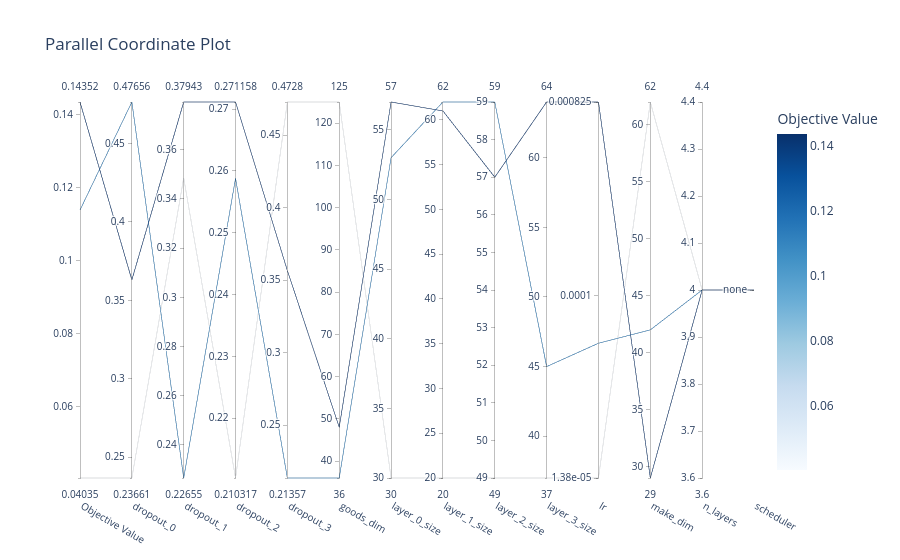

Source (notebook cell):
### Code cell
plot_parallel_coordinate(study)

### Figure 1 — Plotly figure (JSON) as saved in the notebook; plotly's stock layout.template omitted (floating-point values rounded to 4 significant figures)
{"data": [{"dimensions": [{"label": "Objective Value", "range": [0.04035, 0.1435], "values": [0.04035, 0.1139, 0.1435]}, {"label": "dropout_0", "range": [0.2366, 0.4766], "values": [0.2366, 0.4766, 0.363]}, {"label": "dropout_1", "range": [0.2265, 0.3794], "values": [0.3486, 0.2265, 0.3794]}, {"label": "dropout_2", "range": [0.2103, 0.2712], "values": [0.2103, 0.2588, 0.2712]}, {"label": "dropout_3", "range": [0.2136, 0.4728], "values": [0.4728, 0.2136, 0.3565]}, {"label": "goods_dim", "range": [36, 125], "values": [125, 36, 48]}, {"label": "layer_0_size", "range": [30, 57], "values": [30, 53, 57]}, {"label": "layer_1_size", "range": [20, 62], "values": [20, 62, 61]}, {"label": "layer_2_size", "range": [49, 59], "values": [49, 59, 57]}, {"label": "layer_3_size", "range": [37, 64], "values": [37, 45, 64]}, {"label": "lr", "range": [-4.861, -3.083], "ticktext": ["1.38e-05", "0.0001", "0.000825"], "tickvals": [-4.861, -4, -3.083], "values": [-4.861, -4.224, -3.083]}, {"label": "make_dim", "range": [29, 62], "values": [62, 42, 29]}, {"label": "n_layers", "range": [4, 4], "values": [4, 4, 4]}, {"label": "scheduler", "range": [0, 0], "ticktext": ["none"], "tickvals": [0], "values": [0, 0, 0]}], "labelangle": 30, "labelside": "bottom", "line": {"color": [0.04035, 0.1139, 0.1435], "colorbar": {"title": {"text": "Objective Value"}}, "colorscale": [[0, "rgb(247,251,255)"], [0.125, "rgb(222,235,247)"], [0.25, "rgb(198,219,239)"], [0.375, "rgb(158,202,225)"], [0.5, "rgb(107,174,214)"], [0.625, "rgb(66,146,198)"], [0.75, "rgb(33,113,181)"], [0.875, "rgb(8,81,156)"], [1, "rgb(8,48,107)"]], "reversescale": false, "showscale": true}, "type": "parcoords"}], "layout": {"title": {"text": "Parallel Coordinate Plot"}}}
